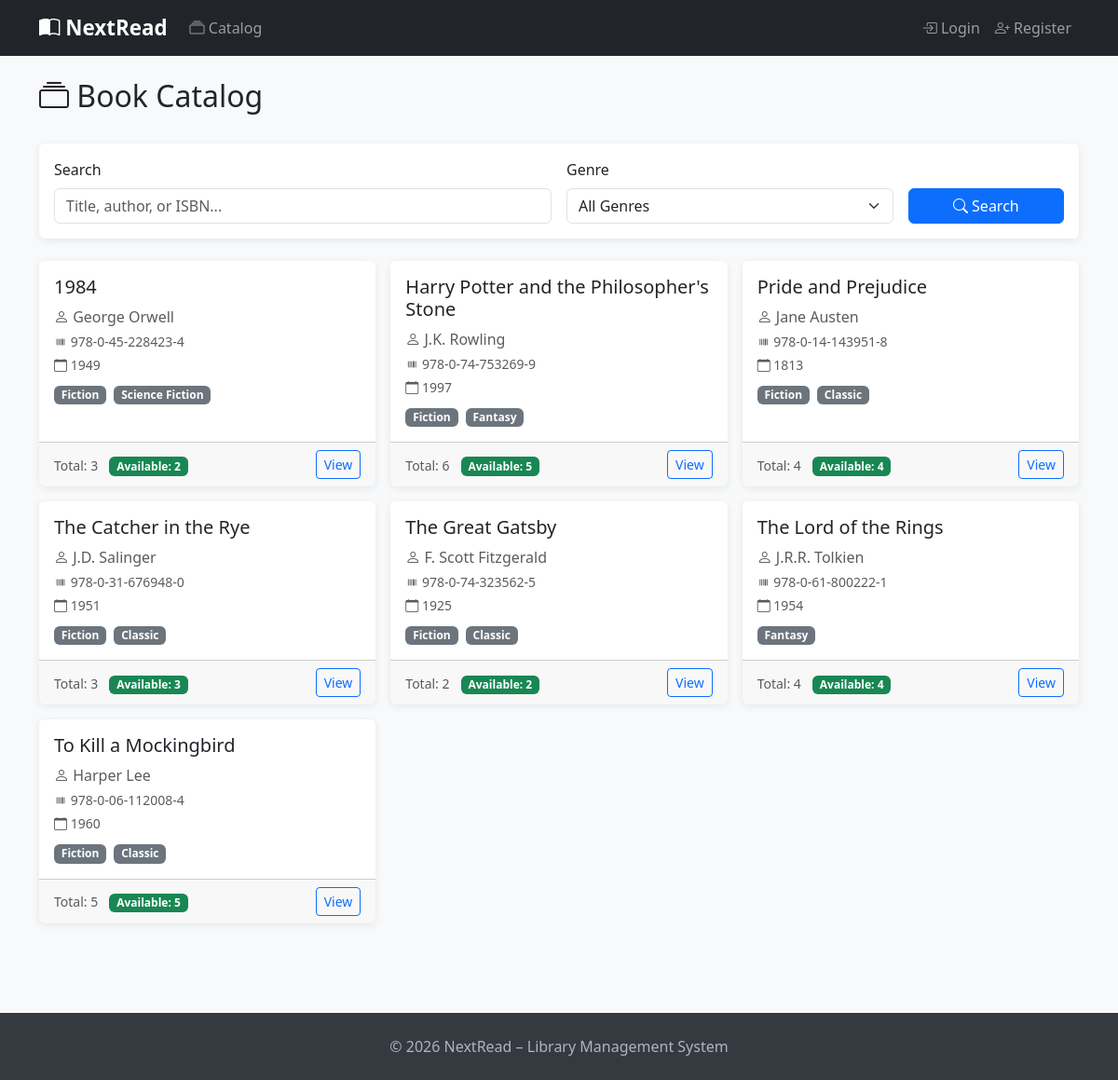
The page /books/ on the database its author committed.
### app/models.py (models this page shows, shortened)
class Book(db.Model):
    __tablename__ = 'books'
    id = db.Column(db.Integer, primary_key=True)
    title = db.Column(db.String(300), nullable=False, index=True)
    author = db.Column(db.String(200), nullable=False)
    isbn = db.Column(db.String(20), unique=True, index=True)
    published_year = db.Column(db.Integer)
    description = db.Column(db.Text)
    quantity = db.Column(db.Integer, default=1)
    available = db.Column(db.Integer, default=1)
    created_at = db.Column(db.DateTime, default=datetime.utcnow)
    borrowings = db.relationship('Borrowing', back_populates='book',
                                  cascade='all, delete-orphan', lazy='dynamic')
    genres = db.relationship('Genre', secondary=book_genres, back_populates='books')

class Genre(db.Model):
    __tablename__ = 'genres'
    id = db.Column(db.Integer, primary_key=True)
    name = db.Column(db.String(100), unique=True, nullable=False)
    description = db.Column(db.Text)
    books = db.relationship('Book', secondary=book_genres, back_populates='genres')
    fans = db.relationship('User', secondary=user_favorite_genres, back_populates='favorite_genres')

### app/books/routes.py (the view, shortened to what this page needs)
@books.route('/')
def index():
    page = request.args.get('page', 1, type=int)
    search = request.args.get('search', '')
    genre_id = request.args.get('genre', type=int)
    query = Book.query
    if genre_id:
        genre = Genre.query.get_or_404(genre_id)
        query = query.filter(Book.genres.contains(genre))
    pagination = query.order_by(Book.title).paginate(
        page=page, per_page=9, error_out=False
    )
    genres = Genre.query.order_by(Genre.name).all()
    return render_template('books/index.html', title='Book Catalog',
                           pagination=pagination, books=pagination.items,
                           search=search, genres=genres, selected_genre=genre_id)

### app/templates/books/index.html (shortened to what this page needs)
{% extends 'base.html' %}
{% block content %}
<div class="d-flex justify-content-between align-items-center mb-4">
    <h2><i class="bi bi-collection"></i> Book Catalog</h2>
</div>
<div class="card mb-4">
    <div class="card-body">
        <form method="GET" class="row g-3 align-items-end">
            <div class="col-md-6">
                <label class="form-label">Search</label>
                <input type="text" name="search" value="{{ search }}"
                       class="form-control" placeholder="Title, author, or ISBN...">
            </div>
            <div class="col-md-4">
                <label class="form-label">Genre</label>
                <select name="genre" class="form-select">
                    <option value="">All Genres</option>
                </select>
            </div>
            <div class="col-md-2">
                <button type="submit" class="btn btn-primary w-100">
                    <i class="bi bi-search"></i> Search
                </button>
            </div>
        </form>
    </div>
</div>
{% if books %}
<div class="row g-3">
    {% for book in books %}
    <div class="col-md-4">
        <div class="card book-card h-100">
            <div class="card-body">
                <h5 class="card-title">{{ book.title }}</h5>
                <p class="text-muted mb-1"><i class="bi bi-person"></i> {{ book.author }}</p>
                {% if book.isbn %}
                <p class="text-muted small mb-1"><i class="bi bi-upc"></i> {{ book.isbn }}</p>
                {% endif %}
                {% if book.published_year %}
                <p class="text-muted small mb-2"><i class="bi bi-calendar"></i> {{ book.published_year }}</p>
                {% endif %}
                {% for genre in book.genres %}
                <span class="badge bg-secondary me-1">{{ genre.name }}</span>
                {% endfor %}
            </div>
            <div class="card-footer d-flex justify-content-between align-items-center">
                <div>
                    <span class="text-muted small">Total: {{ book.quantity }}</span>
                    {% if book.available > 0 %}
                    <span class="badge bg-success ms-2">Available: {{ book.available }}</span>
                    {% else %}
                    <span class="badge bg-danger ms-2">Unavailable</span>
                    {% endif %}
                </div>
                <a href="{{ url_for('books.detail', book_id=book.id) }}"
                   class="btn btn-sm btn-outline-primary">View</a>
            </div>
        </div>
    </div>
    {% endfor %}
</div>
{% endif %}
{% endblock %}

### app/templates/base.html (style rules this page uses)
body { background: #f8f9fa; display: flex; flex-direction: column; min-height: 100vh; }
.card { border: none; box-shadow: 0 2px 8px rgba(0,0,0,.08); }
.book-card { transition: transform .2s; }

### rows shown on the page
Book: title "1984", author "George Orwell", isbn "978-0-45-228423-4", published_year "1949", quantity "3", available "2"
Genre: name "Fiction"
Genre: name "Science Fiction"
Book: title "Harry Potter and the Philosopher's Stone", author "J.K. Rowling", isbn "978-0-74-753269-9", published_year "1997", quantity "6", available "5"
Genre: name "Fantasy"
Book: title "Pride and Prejudice", author "Jane Austen", isbn "978-0-14-143951-8", published_year "1813", quantity "4", available "4"
Genre: name "Classic"
Book: title "The Catcher in the Rye", author "J.D. Salinger", isbn "978-0-31-676948-0", published_year "1951", quantity "3", available "3"
Book: title "The Great Gatsby", author "F. Scott Fitzgerald", isbn "978-0-74-323562-5", published_year "1925", quantity "2", available "2"
Book: title "The Lord of the Rings", author "J.R.R. Tolkien", isbn "978-0-61-800222-1", published_year "1954", quantity "4", available "4"
Book: title "To Kill a Mockingbird", author "Harper Lee", isbn "978-0-06-112008-4", published_year "1960", quantity "5", available "5"
